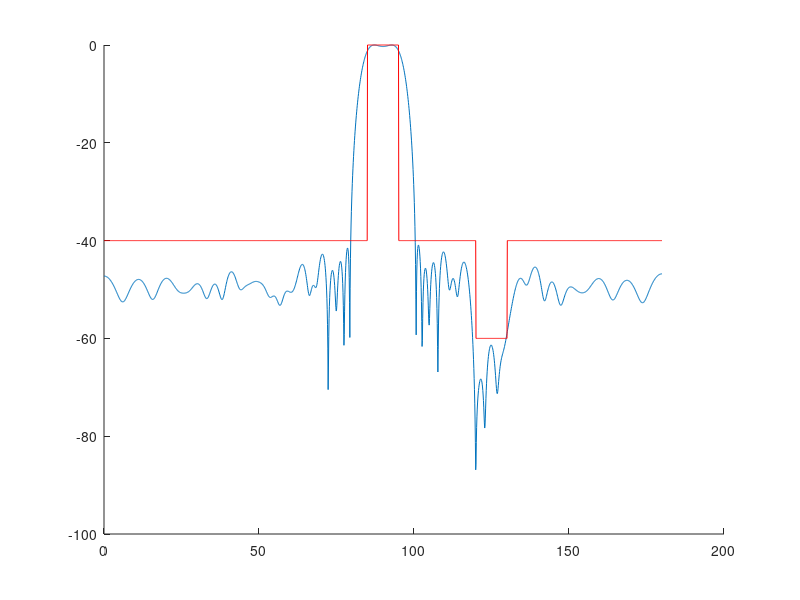

Here is the MATLAB script that generated this plot:
%Fast Iterative Shrinkage Method
%unsymmetric linear array

clc;
clear;

N = 41; %N antenna elements
lambda = 1;
%position of antenna array
d=zeros(1,N);
d(1) = 10;
d(2) = 9.6065;
d(3) = 8.8098;
d(4) = 8.2995;
d(5) = 7.8973;
d(6) = 7.3497;
d(7) = 6.8494;
d(8) = 6.5302;
d(9) = 5.6299;
d(10)=5.3749;
d(11)=5;
d(12)=4.6065;
d(13)=3.8098;
d(14)=3.2995;
d(15)=2.8973;
d(16)=2.3497;
d(17)=1.8494;
d(18)=1.5302;
d(19)=0.6299;
d(20)=0.3749;
d(21)=0;
d(41) = -10;
d(40) = -9.6065;
d(39) = -8.8098;
d(38) = -8.2995;
d(37) = -7.8973;
d(36) = -7.3497;
d(35) = -6.8494;
d(34) = -6.5302;
d(33) = -5.6299;
d(32)=-5.3749;
d(31)=-5;
d(30)=-4.6065;
d(29)=-3.8098;
d(28)=-3.2995;
d(27)=-2.8973;
d(26)=-2.3497;
d(25)=-1.8494;
d(24)=-1.5302;
d(23)=-0.6299;
d(22)=-0.3749;

%number of mainlobe samples
theta_m = 85:1:95;
L_m = length(theta_m);
u_m = cos(theta_m*pi/180);
A_m = exp(1i*(2*pi/lambda)*u_m'*d);
%null
theta_n = [120:0.5:130];
L_n = length(theta_n);
u_n = cos(theta_n*pi/180);
A_n = exp(1i*(2*pi/lambda)*u_n'*d);
%sidelobe
theta_s = [0:1:80,100:1:115,135:1:180];
L_s = length(theta_s);
u_s = cos(theta_s*pi/180);
A_s = exp(1i*(2*pi/lambda)*u_s'*d);
L = L_m + L_n + L_s;
%transformation matrix
theta = [theta_m,theta_s,theta_n];
u = cos(theta*pi/180);
A = exp(1i*(2*pi/lambda)*u'*d);
%desired beampattern
%amplitude
fm = [ones(L_m,1);10^(-50/20)*ones(L_s,1);10^(-70/20)*ones(L_n,1)];
%phase
fp = ones(L,1);
f = fm.*fp;
%emphasis vector
w = fm.^(-1);

%transform from complex domain to real domain
Ar = [real(A),-imag(A);imag(A),real(A)];
wr = [w;w];
Mr = diag(wr);
x0 = zeros(2*N,1);
xc = inv(A'*A)*A'*f;
%tau
tau = 2*max(eig(Ar'*Mr*Ar));
%mu
mu = 0.1;
%ripple tolerance
epsilon = 0.05;
km = 40;
kp = 4000;
kn = 40000;

%change weight every iteration
error = 1;
y1 = x0;
t1 = 1;
tic;
for k = 1:2
    while (error > 1e-4)
        %calculating the phase of the desired beampattern
        fp = A*xc;
        fp = fp./abs(fp);
        fr = [fm.*real(fp);fm.*imag(fp)];
        %shrinkage
        g = y1-(1/tau)*Ar'*Mr*(Ar*y1-fr);
        x = sign(g).*max(abs(g)-(1/(mu*tau)),0); 
        t = (1+sqrt(1+4*t1*t1))/2;
        y = x + (t1-1)/t*(x-x0);
        error = norm(x0-x); 
        x0 = x;
        y1 = y;
        t1 = t;       
        xc = x0(1:N)+1i*x0(N+1:2*N);  
    end
    %update the weight corresponding to mainlobe
    fi = abs(A*xc)./max(abs(A*xc));
    em = fi(1:L_m)-fm(1:L_m);
    for i = 1:L_m
        if (em(i) < -epsilon)
            w(i) = w(i) + km * abs(em(i));
        end
    end
    %update the weight corresponding to sidelobe
    es = fi(L_m+1:L_m+L_s)-fm(L_m+1:L_m+L_s);
    w(L_m+1:L_m+L_s) = max(kp*es,0);
    %update the weight corresponding to null
    en = fi(L_m+L_s+1:end)-fm(L_m+L_s+1:end);
    w(L_m+L_s+1:end) = max(kn*en,0);    
    wr = [w;w];
    Mr = diag(wr);
    %tau
    tau = 2*max(eig(Ar'*Mr*Ar));
    error = 1;
end

t = toc;
%calculate the number of selected antennas
lam = 0;
for i = 1:N
    if (abs(xc(i))<0.001)
        xc(i)=0;
    else
        lam = lam + 1;
    end
end

%define the transformation matrix for plotting
theta_plot = [0:0.1:180];
u_plot = cos(theta_plot*pi/180);
A_plot = exp(1i*(2*pi/lambda)*u_plot'*d);
figure(1);hold on;
y = 20*log10(abs(A_plot*xc)/max(abs(A_plot*xc)));
plot(theta_plot,y);
hold on;
fd  =  10^(-40/20)*ones(length(theta_plot),1);
for i = 1:length(theta_plot)
    if ((theta_plot(i)>=85)&&(theta_plot(i)<=95))
        fd(i) = 1;
    elseif((theta_plot(i)>=120)&&(theta_plot(i)<=130))
        fd(i) = 10^(-60/20);
    end
end
plot(theta_plot,20*log10(fd),'r');

